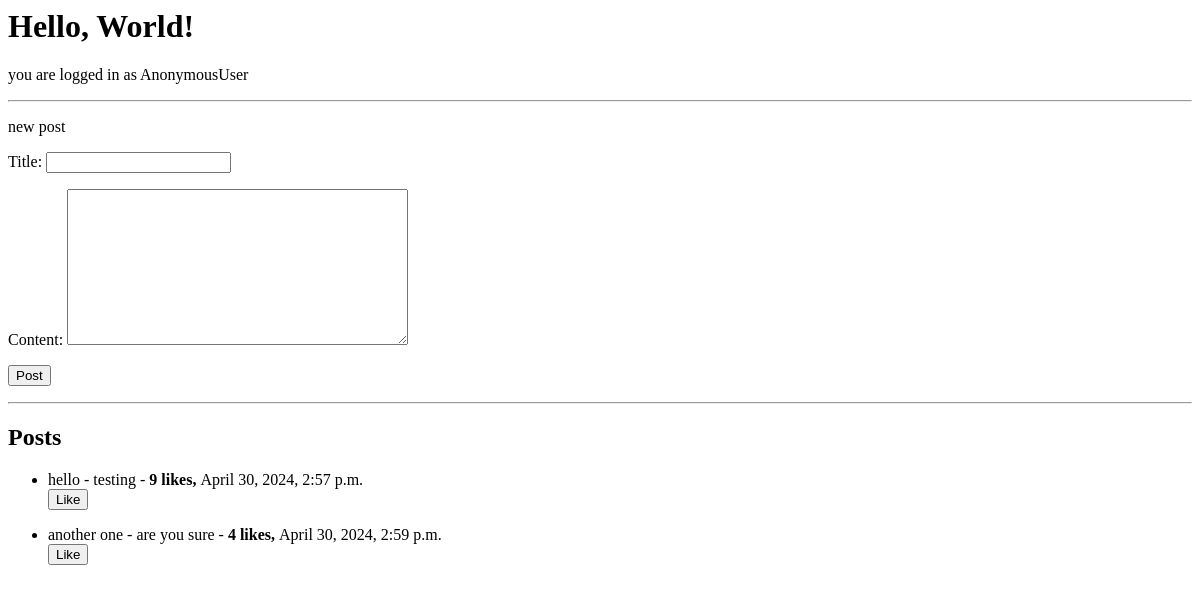
The app's page /posts/, older data.
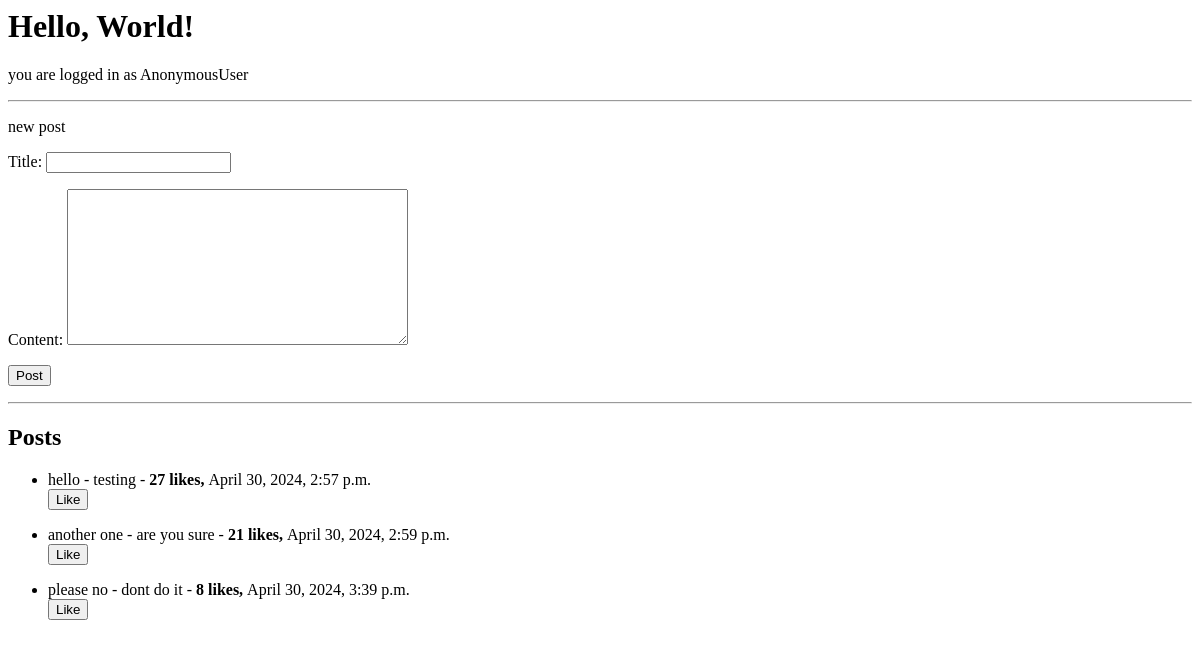
The same page, newer data.
### mainapp/models.py (models this page shows, shortened)
class Post(models.Model):
    title = models.CharField(max_length=100) # Title of the post
    content = models.TextField() # Content of the post
    created_at = models.DateTimeField(auto_now_add=True) # Date and time of creation
    updated_at = models.DateTimeField(auto_now=True) # Date and time of last update ( if edit was here :) )
    likes = models.IntegerField(default=0) # Number of likes

### mainapp/views.py (the view, shortened to what this page needs)
# urls.py: path('posts/', views.posts, name='posts'), # URL for posts
def posts(request):
    Posts = Post.objects.all()
    form = PostForm()
    if request.method == 'GET': # If the request method is GET
        Posts = Post.objects.all()  # Get all the posts
    return render(request, 'posts.html', {'form': form, 'Posts': Posts})

### mainapp/forms.py
class PostForm(forms.Form):
    title = forms.CharField() # Title field
    content = forms.CharField(widget=forms.Textarea) # Content field

### mainapp/templates/posts.html (shortened to what this page needs)
<html>
    <head>
    </head>
    <body>
        <h1>Hello, World!</h1>
        <p> you are logged in as {{ request.user }}</p>
        <hr>
        <p>new post </p>
        <form method="POST">
            {{ form.as_p }}
            <button type="submit">Post</button>
        </form>
        <hr>
        <h2>Posts</h2>
            <ul>
                {% if Posts %}
                    {% for post in Posts %}
                        <li>
                            {{post.title}} - {{ post.content }} - <strong>{{ post.likes }} likes, </strong>
                            {{ post.created_at }}
                            <form method="POST" action="{% url 'like' post.id %}">
                                <button type="submit">Like</button>
                            </form>
                        </li>
                    {% endfor %}
                {% else %}
                    <li>No posts yet</li>
                {% endif %}
            </ul>
    </body>
</html>

Row changes from the older to the newer data that the page shows:
changed Post "hello": likes "9" → "27"
changed Post "another one": likes "4" → "21"
added Post: title "please no", content "dont do it", likes "8", created_at "April 30, 2024, 3:39 p.m."
